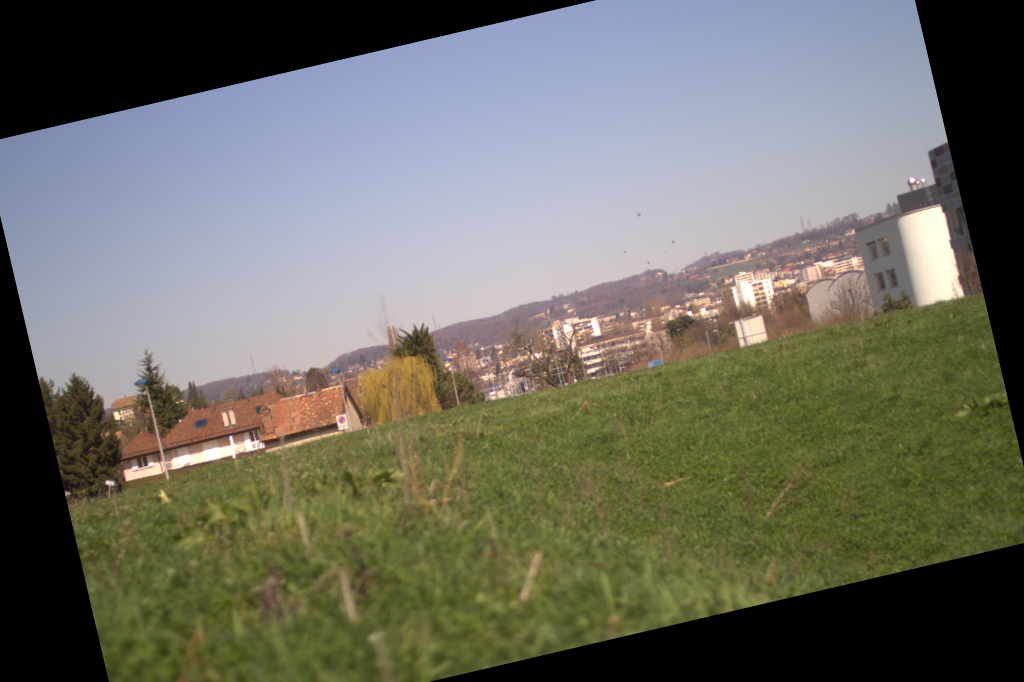
#> input picture 0008_after.png, 1024 x 682 px; its folder holds only this picture in this run
$ python end2end_registration.py --image1 0008_after.png --image2 0008_after.png
#> lines starting #> are read from the running program, lines starting #| are printed output that depends on the picture
#!/usr/bin/env python3
# -*- coding: utf-8 -*-
"""
Created on Sat Apr 27 11:09:28 2019

@author: no1
输入图像块的尺寸是64×64
特征点检测、特征描述、特征匹配及配准全过程
西安电子科技大学
"""

import argparse
import cv2
import numpy as np
import os
import tensorflow as tf
from tqdm import tqdm
import glob
import time
import logging
from scipy import misc
from matplotlib import pyplot as plt

ratio = 0.96
reprojThresh =4.0

# [9 lines left out: function evaluation, not called in this run]

def initLogging(logFilename='record.log'):
  """Init for logging
  """
#> further down, image1 is the input picture: shape (682, 1024, 3); mean B, G, R 100.1, 110.6, 110.6
  logging.basicConfig(
                    level    = logging.DEBUG,
                    format='%(asctime)s-%(levelname)s-%(message)s',
                    datefmt  = '%y-%m-%d %H:%M',
                    filename = logFilename,
                    filemode = 'w');
  console = logging.StreamHandler()
  console.setLevel(logging.INFO)
  formatter = logging.Formatter('%(asctime)s-%(levelname)s-%(message)s')
  console.setFormatter(formatter)
  logging.getLogger('').addHandler(console)


#%%    特征提取
def get_unique_kps(image, name):
  '''
  输入：一张图片
  输出：图片的特征点坐标集和图像块
  '''
#> called with name = '0008_after_kps.png'
  gray = cv2.cvtColor(image, cv2.COLOR_BGR2GRAY)
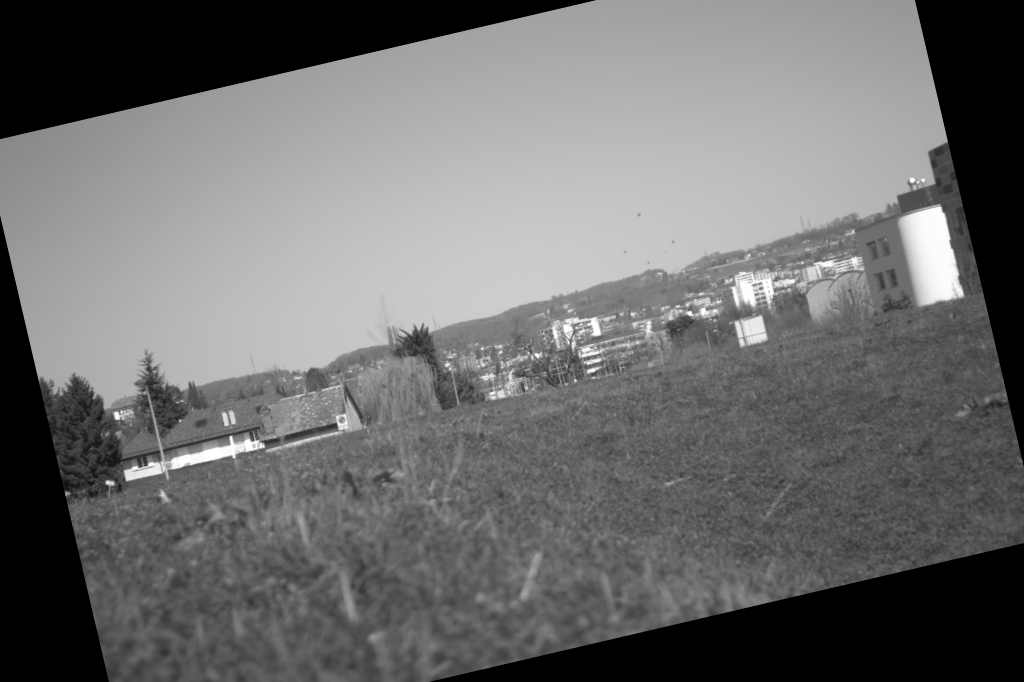
#> gray: shape (682, 1024); min 0, max 255, mean 109.4
  rows, cols = gray.shape
#> rows = 682; cols = 1024
  descriptor = cv2.xfeatures2d.SIFT_create()
  kps, features = descriptor.detectAndCompute(gray, None)
#> kps = 1532 keypoints; strongest (x, y, size): (110, 483, 4.8), (231, 437, 2.1), (132, 473, 10.5), (689, 313, 3.3)
  kps_img = cv2.drawKeypoints(gray, kps, None, flags=cv2.DRAW_MATCHES_FLAGS_DRAW_RICH_KEYPOINTS)
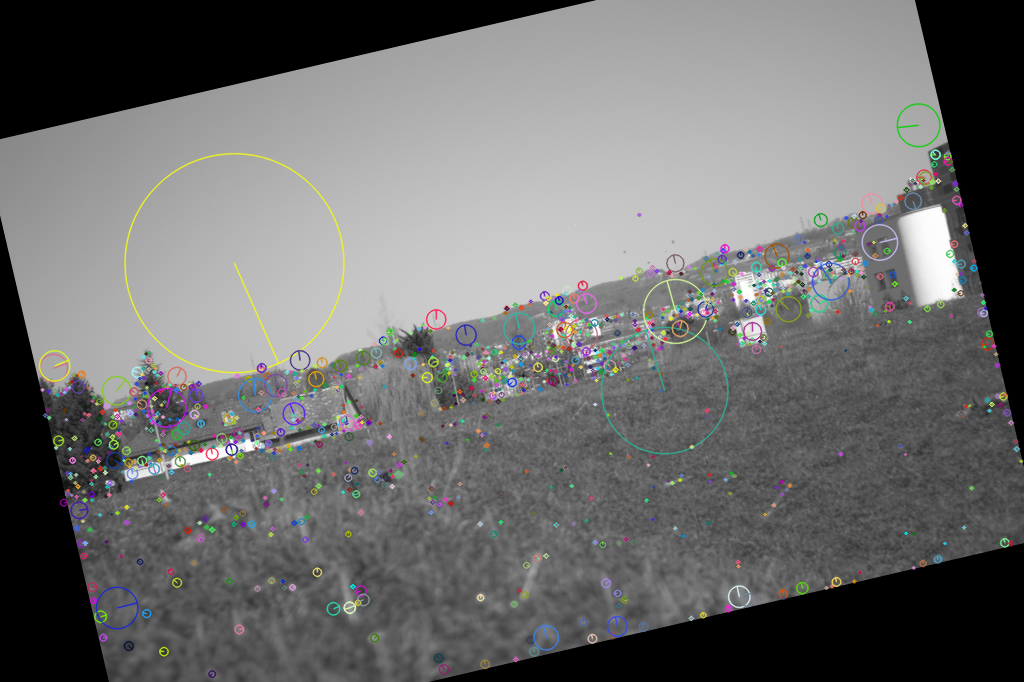
#> kps_img: shape (682, 1024, 3); mean of channels 0, 1, 2 109.3, 109.7, 109.6; drawn as B, G, R
  cv2.imwrite(name, kps_img)
  kps = np.float32([kp.pt for kp in kps])
#> kps = 1532 pairs, first value 41.91 to 1020.9, second value 124.8 to 673.6
  coords_origin = np.unique(kps, axis=0)
#> coords_origin = 1268 pairs, first value 41.91 to 1020.9, second value 124.8 to 673.6

  filtered_idx = np.where((coords_origin[:,0]<cols-32)&(coords_origin[:,0]>32) & \
                          (coords_origin[:,1]<rows-32)&(coords_origin[:,1]>32)
                          )[0]
#> filtered_idx = 1246 values from 0 to 1252
  coords_filtered = np.asarray(coords_origin[filtered_idx], dtype=np.int64)
#> coords_filtered = 1246 pairs, first value 41 to 991, second value 124 to 645

  return coords_filtered

def get_patches(image, coords):
  patches = []
  gray = cv2.cvtColor(image, cv2.COLOR_BGR2GRAY)
  for coord in coords:
    patch = gray[coord[1]-32:coord[1]+32, coord[0]-32:coord[0]+32]
    patches.append(patch)
  patches = np.expand_dims(np.asarray(patches), axis=3)

  return patches

#%%    特征描述
# [52 lines left out: functions get_descriptors, match_keypoints, find_H, not called in this run]

def register(warp, des):
  registered = cv2.add(0.5*warp, 0.5*des)
  return registered


# [47 lines left out: functions qipantu, drew_matches, drawMatches, not called in this run]

if __name__ =="__main__":
  parser = argparse.ArgumentParser()
  parser.add_argument('--image1', default = '5_optical_qd_tiny.png',
                      help = 'path to the left image')

  parser.add_argument('--image2', default = '5_SAR_qd_tiny.png',
                      help = 'path to the right image')

  parser.add_argument('--descriptors_dir', default = '5_SAR_OPT',
                      help = 'path to the right image')

  parser.add_argument('--kps_path', default = 'aaa.npz',
                      help = 'path to the right image')

  parser.add_argument('--batch_size', type = int, default = 128)
  args = vars(parser.parse_args())
  initLogging(args['descriptors_dir'] + ".log")

  image1 = cv2.imread(args['image1'])   #参考图像
  image2 = cv2.imread(args['image2'])   #待配准图像
  batch_size = args['batch_size']
  descriptors_dir = args['descriptors_dir']
  kps_path = args['kps_path']
  if not os.path.exists(descriptors_dir):
    os.mkdir(descriptors_dir)

  t1 = time.time()
  if os.path.exists(kps_path):
    logging.info("已检测到生成的特征点，跳过特征点检测步骤")
    coords = np.load(kps_path)
    kps2, kps1, H_gt = coords["arr_0"], coords["arr_1"], coords["arr_2"]
  else:
    logging.info("特征点检测...")
    kps_name1 = os.path.basename(args['image1']).split(".")[0]+"_kps.png"
    kps_name2 = os.path.basename(args['image2']).split(".")[0]+"_kps.png"
    kps1 = get_unique_kps(image1, kps_name1)
#> kps1 has the same summary as coords_filtered in get_unique_kps
    kps2 = get_unique_kps(image2, kps_name2)
#> call 2 of get_unique_kps, with name = '0008_after_kps.png'
#> in get_unique_kps (call 2), `kps, features = descriptor.detectAndCompute(gray, None)`: kps = 1532 keypoints; strongest (x, y, size): (110, 483, 4.8), (231, 437, 2.1), (132, 473, 10.5), (689, 313, 3.3)
#> in get_unique_kps (call 2), `kps_img = cv2.drawKeypoints(gray, kps, None, flags=cv2.DRAW_MATCHES_FL..`:
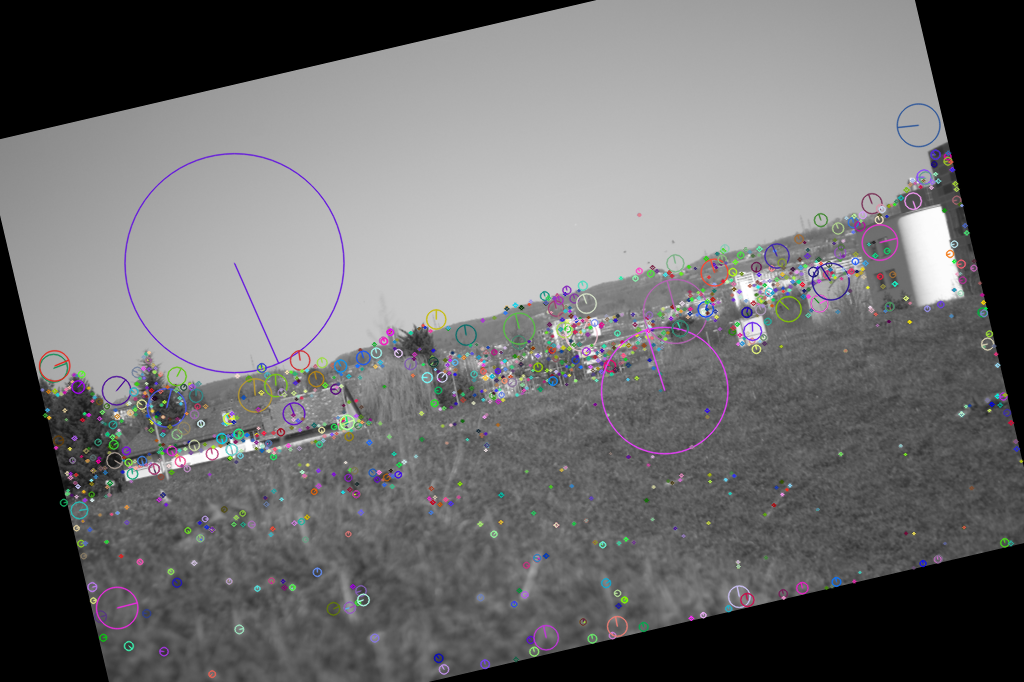
#> kps_img: shape (682, 1024, 3); mean of channels 0, 1, 2 109.9, 109.2, 109.5; drawn as B, G, R
#> in get_unique_kps (call 2), `kps = np.float32([kp.pt for kp in kps])`: kps = 1532 pairs, first value 41.91 to 1020.9, second value 124.8 to 673.6
#> kps2 has the same summary as coords_filtered in get_unique_kps
  logging.info("光学图像上的特征点数目为: {}, SAR图像上的特征点数目为: {}".format(len(kps1), len(kps2)))
  patches1 = get_patches(image1, kps1)
#> the loop in get_patches, `for coord in coords:` made 1246 passes
#> coord on passes 1 to 3: [41, 389], [44, 414], [46, 409]
#> pass 1, in get_patches, `patch = gray[coord[1]-32:coord[1]+32, coord[0]-32:coord[0]+32]`:
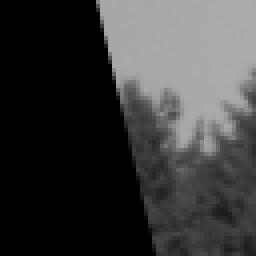
#> patch: shape (64, 64) (shown 4 times larger); min 0, max 172, mean 58.9
#> pass 2, in get_patches, `patch = gray[coord[1]-32:coord[1]+32, coord[0]-32:coord[0]+32]`:
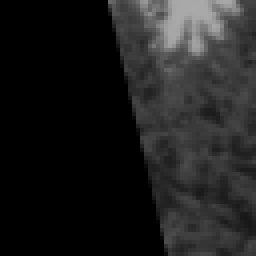
#> patch: shape (64, 64) (shown 4 times larger); min 0, max 170, mean 30.6
#> pass 3, in get_patches, `patch = gray[coord[1]-32:coord[1]+32, coord[0]-32:coord[0]+32]`:
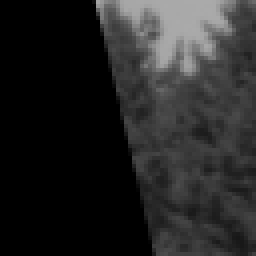
#> patch: shape (64, 64) (shown 4 times larger); min 0, max 170, mean 37.3
#> after the loop in get_patches, `for coord in coords:`: patches = 1246 items
  patches2 = get_patches(image2, kps2)
#> the loop in get_patches (call 2), `for coord in coords:` made 1246 passes
  t2 = time.time()
  dur_kps_detect = t2 - t1
  logging.info("特征点检测耗时:{}s".format(dur_kps_detect))
  imagename1 = os.path.basename(args['image1'])
  imagename2 = os.path.basename(args['image2'])
  files = glob.glob(os.path.join(descriptors_dir, "*.npy"))

  if len(files)<2:
    logging.info("特征描述...")
#> (the run stopped early here; a loop or call above may not have finished)
